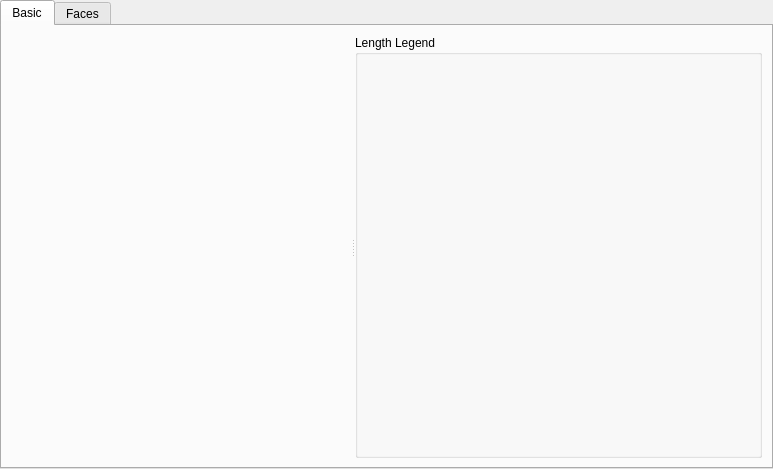
<?xml version="1.0" encoding="UTF-8"?>
<ui version="4.0">
 <class>Post3dWindowNodeVectorArrowGroupDataItem_SettingEditWidget</class>
 <widget class="QWidget" name="Post3dWindowNodeVectorArrowGroupDataItem_SettingEditWidget">
  <property name="geometry">
   <rect>
    <x>0</x>
    <y>0</y>
    <width>773</width>
    <height>469</height>
   </rect>
  </property>
  <property name="windowTitle">
   <string>Form</string>
  </property>
  <layout class="QVBoxLayout" name="verticalLayout_7">
   <property name="leftMargin">
    <number>0</number>
   </property>
   <property name="topMargin">
    <number>0</number>
   </property>
   <property name="rightMargin">
    <number>0</number>
   </property>
   <property name="bottomMargin">
    <number>0</number>
   </property>
   <item>
    <widget class="QTabWidget" name="tabWidget">
     <property name="currentIndex">
      <number>0</number>
     </property>
     <widget class="QWidget" name="basicTab">
      <attribute name="title">
       <string>Basic</string>
      </attribute>
      <layout class="QVBoxLayout" name="verticalLayout_2">
       <item>
        <widget class="QSplitter" name="basicSplitter">
         <property name="orientation">
          <enum>Qt::Horizontal</enum>
         </property>
         <widget class="QWidget" name="layoutWidget">
          <layout class="QVBoxLayout" name="verticalLayout">
           <item>
            <widget class="ArrowsLengthSettingEditWidget" name="lengthSettingWidget" native="true"/>
           </item>
           <item>
            <spacer name="verticalSpacer">
             <property name="orientation">
              <enum>Qt::Vertical</enum>
             </property>
             <property name="sizeHint" stdset="0">
              <size>
               <width>20</width>
               <height>17</height>
              </size>
             </property>
            </spacer>
           </item>
          </layout>
         </widget>
         <widget class="QGroupBox" name="legendTextGroupBox">
          <property name="title">
           <string>Length Legend</string>
          </property>
          <layout class="QVBoxLayout" name="verticalLayout_4">
           <item>
            <widget class="ArrowsLegendSettingEditWidget" name="legendWidget" native="true"/>
           </item>
          </layout>
         </widget>
        </widget>
       </item>
      </layout>
     </widget>
     <widget class="QWidget" name="faceTab">
      <attribute name="title">
       <string>Faces</string>
      </attribute>
      <layout class="QVBoxLayout" name="verticalLayout_6" stretch="1,0">
       <item>
        <widget class="QSplitter" name="facesSplitter">
         <property name="orientation">
          <enum>Qt::Horizontal</enum>
         </property>
         <widget class="QListWidget" name="faceListWidget">
          <property name="sizePolicy">
           <sizepolicy hsizetype="Expanding" vsizetype="Expanding">
            <horstretch>0</horstretch>
            <verstretch>0</verstretch>
           </sizepolicy>
          </property>
         </widget>
         <widget class="QWidget" name="layoutWidget2">
          <layout class="QHBoxLayout" name="horizontalLayout_2">
           <item>
            <layout class="QVBoxLayout" name="verticalLayout_3">
             <item>
              <widget class="Post3dWindowFaceSettingEditWidget" name="faceSettingWidget" native="true"/>
             </item>
             <item>
              <spacer name="verticalSpacer_2">
               <property name="orientation">
                <enum>Qt::Vertical</enum>
               </property>
               <property name="sizeHint" stdset="0">
                <size>
                 <width>20</width>
                 <height>40</height>
                </size>
               </property>
              </spacer>
             </item>
            </layout>
           </item>
           <item>
            <layout class="QVBoxLayout" name="verticalLayout_5">
             <item>
              <widget class="Structured3dFilteringSettingEditWidget" name="filteringWidget" native="true"/>
             </item>
             <item>
              <widget class="ArrowsColorSettingEditSmallWidget" name="colorSettingWidget" native="true"/>
             </item>
             <item>
              <widget class="ArrowsShapeSettingEditWidget" name="shapeWidget" native="true"/>
             </item>
             <item>
              <spacer name="verticalSpacer_4">
               <property name="orientation">
                <enum>Qt::Vertical</enum>
               </property>
               <property name="sizeHint" stdset="0">
                <size>
                 <width>20</width>
                 <height>40</height>
                </size>
               </property>
              </spacer>
             </item>
            </layout>
           </item>
          </layout>
         </widget>
        </widget>
       </item>
       <item>
        <layout class="QHBoxLayout" name="horizontalLayout">
         <item>
          <widget class="QPushButton" name="faceAddButton">
           <property name="text">
            <string>&amp;Add</string>
           </property>
          </widget>
         </item>
         <item>
          <widget class="QPushButton" name="faceRemoveButton">
           <property name="text">
            <string>&amp;Remove</string>
           </property>
          </widget>
         </item>
         <item>
          <spacer name="horizontalSpacer_3">
           <property name="orientation">
            <enum>Qt::Horizontal</enum>
           </property>
           <property name="sizeHint" stdset="0">
            <size>
             <width>40</width>
             <height>20</height>
            </size>
           </property>
          </spacer>
         </item>
        </layout>
       </item>
      </layout>
     </widget>
    </widget>
   </item>
  </layout>
 </widget>
 <customwidgets>
  <customwidget>
   <class>Post3dWindowFaceSettingEditWidget</class>
   <extends>QWidget</extends>
   <header>post/post3d/post3dwindowfacesettingeditwidget.h</header>
   <container>1</container>
  </customwidget>
  <customwidget>
   <class>ArrowsLegendSettingEditWidget</class>
   <extends>QWidget</extends>
   <header>guicore/arrows/arrowslegendsettingeditwidget.h</header>
   <container>1</container>
  </customwidget>
  <customwidget>
   <class>ArrowsLengthSettingEditWidget</class>
   <extends>QWidget</extends>
   <header>guicore/arrows/arrowslengthsettingeditwidget.h</header>
   <container>1</container>
  </customwidget>
  <customwidget>
   <class>ArrowsShapeSettingEditWidget</class>
   <extends>QWidget</extends>
   <header>guicore/arrows/arrowsshapesettingeditwidget.h</header>
   <container>1</container>
  </customwidget>
  <customwidget>
   <class>ArrowsColorSettingEditSmallWidget</class>
   <extends>QWidget</extends>
   <header>guicore/arrows/arrowscolorsettingeditsmallwidget.h</header>
   <container>1</container>
  </customwidget>
  <customwidget>
   <class>Structured3dFilteringSettingEditWidget</class>
   <extends>QWidget</extends>
   <header>guicore/filter/structured3dfilteringsettingeditwidget.h</header>
   <container>1</container>
  </customwidget>
 </customwidgets>
 <resources/>
 <connections/>
</ui>
